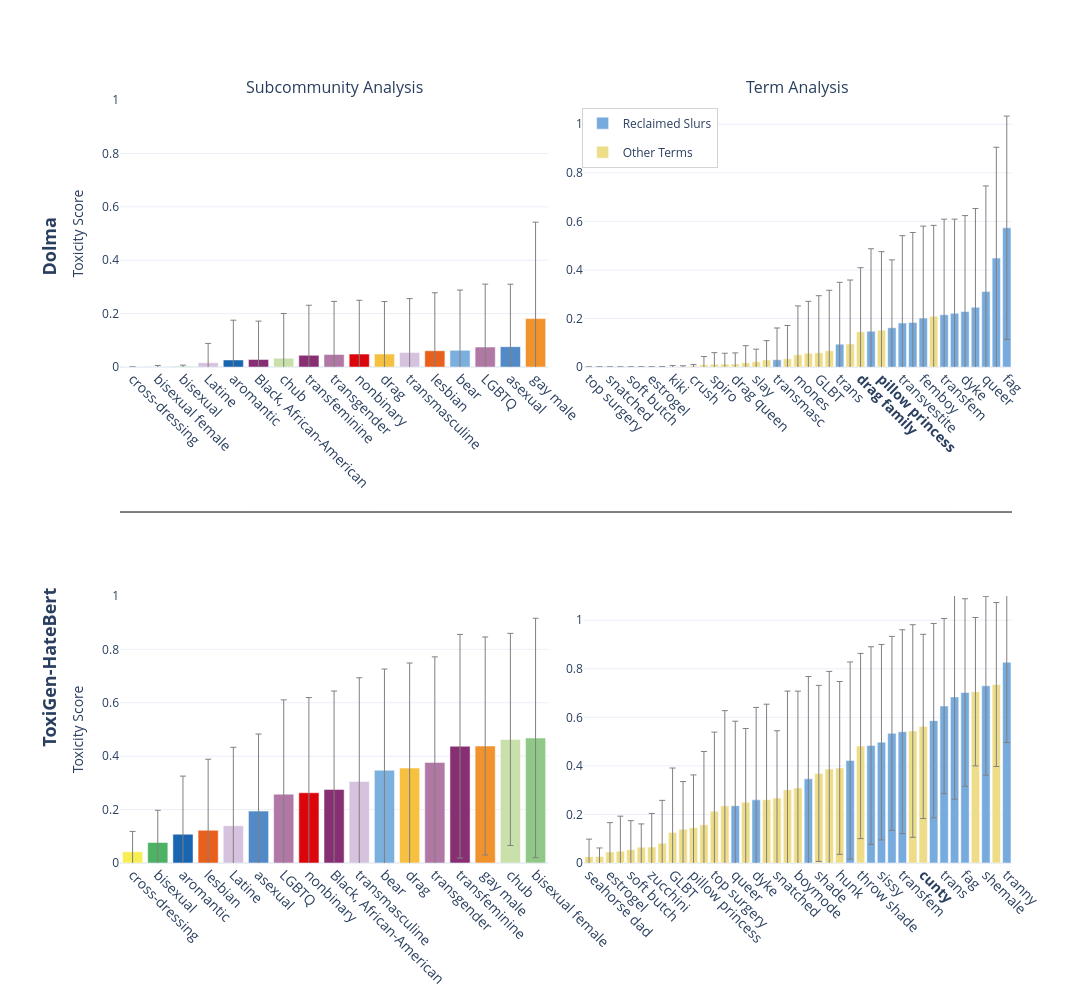

The notebook cell this image was saved under:
### Code cell
# --- Setup: Select models and create subplot ---
selected_models = ["dolma", "hatebert"]
model_display_names = {
    "dolma": "Dolma",
    "hatebert": "ToxiGen-HateBert"
}
# --- Define grouping function ---
def group_community(community_name, group_a_strings, group_b_strings):
    """
    Group communities based on string patterns.
    
    Parameters:
    - community_name: name of the community
    - group_a_strings: list of strings that identify Group A
    - group_b_strings: list of strings that identify Group B
    
    Returns: 'Group A', 'Group B', or the original community name
    """
    community_lower = community_name.lower()
    
    for pattern in group_a_strings:
        if pattern.lower() in community_lower:
            return 'Black, African-American'
    
    for pattern in group_b_strings:
        if pattern.lower() in community_lower:
            return 'Latine'
    
    return community_name  # Return original name if no match

# --- CONFIGURE YOUR GROUPS HERE ---
group_a_strings = ["black", "african"]  # Example: communities with these strings go to Group A
group_b_strings = ['latin']  # Example: communities with these strings go to Group B

# --- Aggregate scores by group/community ---
aggregated_scores = {model_name: {} for model_name in models}
for model_name, model_scores in community_scores.items():
    for community, scores in model_scores.items():

        if len(scores) < 10:
            continue

        group_or_community = group_community(community, group_a_strings, group_b_strings)
        
        if group_or_community not in aggregated_scores[model_name]:
            aggregated_scores[model_name][group_or_community] = []
        
        aggregated_scores[model_name][group_or_community].extend(scores)

fig = make_subplots(
    rows=2, cols=2,
    subplot_titles=["Subcommunity Analysis", "Term Analysis", "", ""],
    column_widths=[0.3, 0.3],
    horizontal_spacing=0.04,
    vertical_spacing=0.3,  # Increased spacing between rows
    specs=[[{}, {}], [{}, {}]]
)

# --- Define consistent color mapping for communities ---
all_communities = set()
for model_name in selected_models:
    all_communities.update(aggregated_scores[model_name].keys())

# Sort communities for consistent ordering
sorted_communities = sorted(all_communities)
community_color_map = {
    comm: PAUL_TOL["rainbow14"][i % len(PAUL_TOL["rainbow14"])]
    for i, comm in enumerate(sorted_communities)
}

BLUE = "#77AADD"
ORANGE = "#EEDD88"

# --- Plot each model ---
for model_idx, model_name in enumerate(selected_models):
    row = model_idx + 1
    
    # === LEFT COLUMN: Community Analysis ===
    model_agg = aggregated_scores[model_name]
    
    # Sort by mean score
    sorted_items = sorted(
        model_agg.keys(),
        key=lambda c: np.mean(model_agg[c])
    )
    
    for item in sorted_items:
        scores = np.array(model_agg[item])
        mean = np.mean(scores)
        std = np.std(scores)

        fig.add_trace(
            go.Bar(
                x=[item],
                y=[mean],
                name=item,
                marker_color=community_color_map[item],
                error_y=dict(
                    type='data',
                    array=[std],
                    visible=True,
                    color='grey',
                    thickness=1,
                    width=3
                ),
                legendgroup=f"community_{item}",
                showlegend=False
            ),
            row=row, col=1,
        )

        fig.update_xaxes(
            tickfont=dict(size=14),
            tickangle=45,
        )
    
    # === RIGHT COLUMN: Term Analysis ===
    model_scores = term_scores[model_name]
    
    # Sort by mean
    sorted_groups = sorted(model_scores.keys(), key=lambda g: np.mean(model_scores[g]))
    
    means = [np.mean(model_scores[g]) for g in sorted_groups]
    stds = [np.std(model_scores[g]) for g in sorted_groups]
    colors = [BLUE if g in qrl_terms else ORANGE for g in sorted_groups]
    
    fig.add_trace(
        go.Bar(
            x=sorted_groups,
            y=means,
            error_y=dict(type="data", array=stds, visible=True, color='grey', thickness=1, width=3),
            marker_color=colors,
            showlegend=False,
        ),
        row=row, col=2,
    )
    
    # === Identify top 3 orange (Terms B) terms ===
    orange_terms = [(g, np.mean(model_scores[g])) for g in sorted_groups if g not in qrl_terms]
    # Sort by mean score and get top 3
    top_3_orange = sorted(orange_terms, key=lambda x: x[1], reverse=True)[:3]
    top_3_orange_names = {term for term, _ in top_3_orange}
    
# Update x-axis tick labels to bold top 3 orange terms (even ticks only)
    ticktext = [
        f"<b>{term}</b>" if (term in top_3_orange_names and i % 2 == 0) 
        else (term if i % 2 == 0 else "")
        for i, term in enumerate(sorted_groups)
    ]
    
    fig.update_xaxes(
        ticktext=ticktext,
        tickvals=sorted_groups,
        tickangle=45,
        tickfont=dict(size=14),
        row=row,
        col=2
    )

# --- Add dummy traces for term analysis legend ---
fig.add_trace(
    go.Bar(
        x=[None], y=[None],
        marker_color=BLUE,
        name="Reclaimed Slurs",
        showlegend=True,
        legendgroup="terms_a",
    )
)

fig.add_trace(
    go.Bar(
        x=[None], y=[None],
        marker_color=ORANGE,
        name="Other Terms",
        showlegend=True,
        legendgroup="terms_b",
    )
)



# --- Update layout ---
fig.update_layout(
    template="plotly_white",
    width=1300,
    height=1000,
    margin=dict(l=120),
    legend=dict(yanchor="top", y=0.99, xanchor="right", x=0.67, bordercolor="lightgray", borderwidth=1, bgcolor="white")
)

# Update y-axes
fig.update_yaxes(range=[0, 1], row=1, col=1)
fig.update_yaxes(range=[0, 1], row=2, col=1)
fig.update_yaxes(range=[0, 1.1], row=1, col=2)
fig.update_yaxes(range=[0, 1.1], row=2, col=2)

# Add y-axis titles
fig.update_yaxes(title_text="Toxicity Score", row=1, col=1)
fig.update_yaxes(title_text="Toxicity Score", row=2, col=1)
fig.update_yaxes(title_text="", row=1, col=2)
fig.update_yaxes(title_text="", row=2, col=2)


# --- Add horizontal line separator between rows ---
fig.add_shape(
    type="line",
    xref="paper", yref="paper",
    x0=0, y0=0.46, x1=1, y1=0.46,
    line=dict(color="black", width=1, dash="solid")
)

fig.add_annotation(
    text="<b>Dolma</b>",
    xref="paper", yref="paper",
    x=-0.08, y=0.85,
    showarrow=False,
    font=dict(size=18),
    textangle=-90,
    xanchor="center"
)

fig.add_annotation(
    text="<b>ToxiGen-HateBert</b>",
    xref="paper", yref="paper",
    x=-0.08, y=0.15,
    showarrow=False,
    font=dict(size=18),
    textangle=-90,
    xanchor="center"
)





fig.show()
#fig.write_image('tox_combined.pdf', width=1300, height=1000)

### Figure 1 — Plotly figure (JSON) as saved in the notebook; plotly's stock layout.template omitted (floating-point values rounded to 4 significant figures)
{"data": [{"error_y": {"array": [8.28e-05], "color": "grey", "thickness": 1, "type": "data", "visible": true, "width": 3}, "legendgroup": "community_cross-dressing", "marker": {"color": "#F7EE55"}, "name": "cross-dressing", "showlegend": false, "type": "bar", "x": ["cross-dressing"], "xaxis": "x", "y": [5.137e-05], "yaxis": "y"}, {"error_y": {"array": [0.004584], "color": "grey", "thickness": 1, "type": "data", "visible": true, "width": 3}, "legendgroup": "community_bisexual female", "marker": {"color": "#90C987"}, "name": "bisexual female", "showlegend": false, "type": "bar", "x": ["bisexual female"], "xaxis": "x", "y": [0.001401], "yaxis": "y"}, {"error_y": {"array": [0.005244], "color": "grey", "thickness": 1, "type": "data", "visible": true, "width": 3}, "legendgroup": "community_bisexual", "marker": {"color": "#4EB265"}, "name": "bisexual", "showlegend": false, "type": "bar", "x": ["bisexual"], "xaxis": "x", "y": [0.001963], "yaxis": "y"}, {"error_y": {"array": [0.07266], "color": "grey", "thickness": 1, "type": "data", "visible": true, "width": 3}, "legendgroup": "community_Latine", "marker": {"color": "#D6C1DE"}, "name": "Latine", "showlegend": false, "type": "bar", "x": ["Latine"], "xaxis": "x", "y": [0.01596], "yaxis": "y"}, {"error_y": {"array": [0.1488], "color": "grey", "thickness": 1, "type": "data", "visible": true, "width": 3}, "legendgroup": "community_aromantic", "marker": {"color": "#1965B0"}, "name": "aromantic", "showlegend": false, "type": "bar", "x": ["aromantic"], "xaxis": "x", "y": [0.02661], "yaxis": "y"}, {"error_y": {"array": [0.1435], "color": "grey", "thickness": 1, "type": "data", "visible": true, "width": 3}, "legendgroup": "community_Black, African-American", "marker": {"color": "#882E72"}, "name": "Black, African-American", "showlegend": false, "type": "bar", "x": ["Black, African-American"], "xaxis": "x", "y": [0.02842], "yaxis": "y"}, {"error_y": {"array": [0.1673], "color": "grey", "thickness": 1, "type": "data", "visible": true, "width": 3}, "legendgroup": "community_chub", "marker": {"color": "#CAE0AB"}, "name": "chub", "showlegend": false, "type": "bar", "x": ["chub"], "xaxis": "x", "y": [0.03327], "yaxis": "y"}, {"error_y": {"array": [0.1875], "color": "grey", "thickness": 1, "type": "data", "visible": true, "width": 3}, "legendgroup": "community_transfeminine", "marker": {"color": "#882E72"}, "name": "transfeminine", "showlegend": false, "type": "bar", "x": ["transfeminine"], "xaxis": "x", "y": [0.04397], "yaxis": "y"}, {"error_y": {"array": [0.1986], "color": "grey", "thickness": 1, "type": "data", "visible": true, "width": 3}, "legendgroup": "community_transgender", "marker": {"color": "#B178A6"}, "name": "transgender", "showlegend": false, "type": "bar", "x": ["transgender"], "xaxis": "x", "y": [0.0473], "yaxis": "y"}, {"error_y": {"array": [0.2017], "color": "grey", "thickness": 1, "type": "data", "visible": true, "width": 3}, "legendgroup": "community_nonbinary", "marker": {"color": "#DC050C"}, "name": "nonbinary", "showlegend": false, "type": "bar", "x": ["nonbinary"], "xaxis": "x", "y": [0.04852], "yaxis": "y"}, {"error_y": {"array": [0.1962], "color": "grey", "thickness": 1, "type": "data", "visible": true, "width": 3}, "legendgroup": "community_drag", "marker": {"color": "#F6C141"}, "name": "drag", "showlegend": false, "type": "bar", "x": ["drag"], "xaxis": "x", "y": [0.04909], "yaxis": "y"}, {"error_y": {"array": [0.2022], "color": "grey", "thickness": 1, "type": "data", "visible": true, "width": 3}, "legendgroup": "community_transmasculine", "marker": {"color": "#D6C1DE"}, "name": "transmasculine", "showlegend": false, "type": "bar", "x": ["transmasculine"], "xaxis": "x", "y": [0.05412], "yaxis": "y"}, {"error_y": {"array": [0.217], "color": "grey", "thickness": 1, "type": "data", "visible": true, "width": 3}, "legendgroup": "community_lesbian", "marker": {"color": "#E8601C"}, "name": "lesbian", "showlegend": false, "type": "bar", "x": ["lesbian"], "xaxis": "x", "y": [0.06112], "yaxis": "y"}, {"error_y": {"array": [0.2257], "color": "grey", "thickness": 1, "type": "data", "visible": true, "width": 3}, "legendgroup": "community_bear", "marker": {"color": "#7BAFDE"}, "name": "bear", "showlegend": false, "type": "bar", "x": ["bear"], "xaxis": "x", "y": [0.06265], "yaxis": "y"}, {"error_y": {"array": [0.2357], "color": "grey", "thickness": 1, "type": "data", "visible": true, "width": 3}, "legendgroup": "community_LGBTQ", "marker": {"color": "#B178A6"}, "name": "LGBTQ", "showlegend": false, "type": "bar", "x": ["LGBTQ"], "xaxis": "x", "y": [0.07491], "yaxis": "y"}, {"error_y": {"array": [0.2339], "color": "grey", "thickness": 1, "type": "data", "visible": true, "width": 3}, "legendgroup": "community_asexual", "marker": {"color": "#5289C7"}, "name": "asexual", "showlegend": false, "type": "bar", "x": ["asexual"], "xaxis": "x", "y": [0.07635], "yaxis": "y"}, {"error_y": {"array": [0.3613], "color": "grey", "thickness": 1, "type": "data", "visible": true, "width": 3}, "legendgroup": "community_gay male", "marker": {"color": "#F1932D"}, "name": "gay male", "showlegend": false, "type": "bar", "x": ["gay male"], "xaxis": "x", "y": [0.1814], "yaxis": "y"}, {"error_y": {"array": [4.67e-05, 8.09e-05, 7.074e-05, 0.0001053, 0.0002171, 0.0003311, 0.0005761, 0.0009107, 0.004572, 0.003769, 0.005742, 0.03398, 0.04745, 0.04481, 0.0457, 0.07053, 0.05198, 0.07925, 0.1308, 0.137, 0.2012, 0.2136, 0.2351, 0.2494, 0.2547, 0.2635, 0.2641, 0.3398, 0.3236, 0.2794, 0.3599, 0.3706, 0.3787, 0.3742, 0.3935, 0.3877, 0.3951, 0.4068, 0.4351, 0.4564, 0.4599], "color": "grey", "thickness": 1, "type": "data", "visible": true, "width": 3}, "marker": {"color": ["#EEDD88", "#EEDD88", "#EEDD88", "#EEDD88", "#EEDD88", "#EEDD88", "#EEDD88", "#EEDD88", "#EEDD88", "#EEDD88", "#EEDD88", "#EEDD88", "#EEDD88", "#EEDD88", "#EEDD88", "#EEDD88", "#EEDD88", "#EEDD88", "#77AADD", "#EEDD88", "#EEDD88", "#EEDD88", "#EEDD88", "#EEDD88", "#77AADD", "#EEDD88", "#EEDD88", "#77AADD", "#EEDD88", "#77AADD", "#77AADD", "#77AADD", "#77AADD", "#EEDD88", "#77AADD", "#77AADD", "#77AADD", "#77AADD", "#77AADD", "#77AADD", "#77AADD"]}, "showlegend": false, "type": "bar", "x": ["top surgery", "girlmode", "snatched", "zucchini", "soft butch", "gym bunny", "estrogel", "seahorse dad", "kiki", "hunk", "crush", "shade", "spiro", "boymode", "drag queen", "cunty", "slay", "faux queen", "transmasc", "femby", "mones", "sugar daddy", "GLBT", "hunty", "trans", "gym rat", "drag family", "nonbinary", "pillow princess", "lesbian", "transvestite", "sissy", "femboy", "throw shade", "transfem", "shemale", "dyke", "tranny", "queer", "gay", "fag"], "xaxis": "x2", "y": [3.291e-05, 3.323e-05, 3.437e-05, 4.577e-05, 9.158e-05, 0.0001528, 0.0001699, 0.0003183, 0.001509, 0.001522, 0.004339, 0.009264, 0.01188, 0.01216, 0.01259, 0.01739, 0.02164, 0.02946, 0.03014, 0.03428, 0.05056, 0.05721, 0.05881, 0.06687, 0.09424, 0.09497, 0.1452, 0.1474, 0.1517, 0.162, 0.1813, 0.1837, 0.2018, 0.2095, 0.2155, 0.2215, 0.2287, 0.2461, 0.3108, 0.4489, 0.5739], "yaxis": "y2"}, {"error_y": {"array": [0.07601], "color": "grey", "thickness": 1, "type": "data", "visible": true, "width": 3}, "legendgroup": "community_cross-dressing", "marker": {"color": "#F7EE55"}, "name": "cross-dressing", "showlegend": false, "type": "bar", "x": ["cross-dressing"], "xaxis": "x3", "y": [0.04224], "yaxis": "y3"}, {"error_y": {"array": [0.1205], "color": "grey", "thickness": 1, "type": "data", "visible": true, "width": 3}, "legendgroup": "community_bisexual", "marker": {"color": "#4EB265"}, "name": "bisexual", "showlegend": false, "type": "bar", "x": ["bisexual"], "xaxis": "x3", "y": [0.07691], "yaxis": "y3"}, {"error_y": {"array": [0.2177], "color": "grey", "thickness": 1, "type": "data", "visible": true, "width": 3}, "legendgroup": "community_aromantic", "marker": {"color": "#1965B0"}, "name": "aromantic", "showlegend": false, "type": "bar", "x": ["aromantic"], "xaxis": "x3", "y": [0.1077], "yaxis": "y3"}, {"error_y": {"array": [0.266], "color": "grey", "thickness": 1, "type": "data", "visible": true, "width": 3}, "legendgroup": "community_lesbian", "marker": {"color": "#E8601C"}, "name": "lesbian", "showlegend": false, "type": "bar", "x": ["lesbian"], "xaxis": "x3", "y": [0.1227], "yaxis": "y3"}, {"error_y": {"array": [0.2936], "color": "grey", "thickness": 1, "type": "data", "visible": true, "width": 3}, "legendgroup": "community_Latine", "marker": {"color": "#D6C1DE"}, "name": "Latine", "showlegend": false, "type": "bar", "x": ["Latine"], "xaxis": "x3", "y": [0.1397], "yaxis": "y3"}, {"error_y": {"array": [0.2887], "color": "grey", "thickness": 1, "type": "data", "visible": true, "width": 3}, "legendgroup": "community_asexual", "marker": {"color": "#5289C7"}, "name": "asexual", "showlegend": false, "type": "bar", "x": ["asexual"], "xaxis": "x3", "y": [0.1943], "yaxis": "y3"}, {"error_y": {"array": [0.3529], "color": "grey", "thickness": 1, "type": "data", "visible": true, "width": 3}, "legendgroup": "community_LGBTQ", "marker": {"color": "#B178A6"}, "name": "LGBTQ", "showlegend": false, "type": "bar", "x": ["LGBTQ"], "xaxis": "x3", "y": [0.2579], "yaxis": "y3"}, {"error_y": {"array": [0.3565], "color": "grey", "thickness": 1, "type": "data", "visible": true, "width": 3}, "legendgroup": "community_nonbinary", "marker": {"color": "#DC050C"}, "name": "nonbinary", "showlegend": false, "type": "bar", "x": ["nonbinary"], "xaxis": "x3", "y": [0.2631], "yaxis": "y3"}, {"error_y": {"array": [0.3685], "color": "grey", "thickness": 1, "type": "data", "visible": true, "width": 3}, "legendgroup": "community_Black, African-American", "marker": {"color": "#882E72"}, "name": "Black, African-American", "showlegend": false, "type": "bar", "x": ["Black, African-American"], "xaxis": "x3", "y": [0.2755], "yaxis": "y3"}, {"error_y": {"array": [0.3888], "color": "grey", "thickness": 1, "type": "data", "visible": true, "width": 3}, "legendgroup": "community_transmasculine", "marker": {"color": "#D6C1DE"}, "name": "transmasculine", "showlegend": false, "type": "bar", "x": ["transmasculine"], "xaxis": "x3", "y": [0.3048], "yaxis": "y3"}, {"error_y": {"array": [0.3789], "color": "grey", "thickness": 1, "type": "data", "visible": true, "width": 3}, "legendgroup": "community_bear", "marker": {"color": "#7BAFDE"}, "name": "bear", "showlegend": false, "type": "bar", "x": ["bear"], "xaxis": "x3", "y": [0.3474], "yaxis": "y3"}, {"error_y": {"array": [0.3931], "color": "grey", "thickness": 1, "type": "data", "visible": true, "width": 3}, "legendgroup": "community_drag", "marker": {"color": "#F6C141"}, "name": "drag", "showlegend": false, "type": "bar", "x": ["drag"], "xaxis": "x3", "y": [0.3558], "yaxis": "y3"}, {"error_y": {"array": [0.3952], "color": "grey", "thickness": 1, "type": "data", "visible": true, "width": 3}, "legendgroup": "community_transgender", "marker": {"color": "#B178A6"}, "name": "transgender", "showlegend": false, "type": "bar", "x": ["transgender"], "xaxis": "x3", "y": [0.3767], "yaxis": "y3"}, {"error_y": {"array": [0.4189], "color": "grey", "thickness": 1, "type": "data", "visible": true, "width": 3}, "legendgroup": "community_transfeminine", "marker": {"color": "#882E72"}, "name": "transfeminine", "showlegend": false, "type": "bar", "x": ["transfeminine"], "xaxis": "x3", "y": [0.4372], "yaxis": "y3"}, {"error_y": {"array": [0.4081], "color": "grey", "thickness": 1, "type": "data", "visible": true, "width": 3}, "legendgroup": "community_gay male", "marker": {"color": "#F1932D"}, "name": "gay male", "showlegend": false, "type": "bar", "x": ["gay male"], "xaxis": "x3", "y": [0.4382], "yaxis": "y3"}, {"error_y": {"array": [0.3971], "color": "grey", "thickness": 1, "type": "data", "visible": true, "width": 3}, "legendgroup": "community_chub", "marker": {"color": "#CAE0AB"}, "name": "chub", "showlegend": false, "type": "bar", "x": ["chub"], "xaxis": "x3", "y": [0.4627], "yaxis": "y3"}, {"error_y": {"array": [0.4483], "color": "grey", "thickness": 1, "type": "data", "visible": true, "width": 3}, "legendgroup": "community_bisexual female", "marker": {"color": "#90C987"}, "name": "bisexual female", "showlegend": false, "type": "bar", "x": ["bisexual female"], "xaxis": "x3", "y": [0.4682], "yaxis": "y3"}, {"error_y": {"array": [0.07237, 0.035, 0.1207, 0.1446, 0.1193, 0.09579, 0.1385, 0.1769, 0.2653, 0.1959, 0.2173, 0.3023, 0.3263, 0.392, 0.3483, 0.3043, 0.3808, 0.3935, 0.2774, 0.4059, 0.3989, 0.4215, 0.3625, 0.4024, 0.3559, 0.406, 0.3815, 0.4069, 0.4026, 0.3992, 0.4199, 0.4378, 0.3794, 0.4004, 0.3608, 0.4211, 0.3861, 0.3056, 0.3684, 0.3377, 0.3309], "color": "grey", "thickness": 1, "type": "data", "visible": true, "width": 3}, "marker": {"color": ["#EEDD88", "#EEDD88", "#EEDD88", "#EEDD88", "#EEDD88", "#EEDD88", "#EEDD88", "#EEDD88", "#EEDD88", "#EEDD88", "#EEDD88", "#EEDD88", "#EEDD88", "#EEDD88", "#77AADD", "#EEDD88", "#77AADD", "#EEDD88", "#EEDD88", "#EEDD88", "#EEDD88", "#77AADD", "#EEDD88", "#EEDD88", "#EEDD88", "#77AADD", "#EEDD88", "#77AADD", "#77AADD", "#77AADD", "#77AADD", "#EEDD88", "#EEDD88", "#77AADD", "#77AADD", "#77AADD", "#77AADD", "#EEDD88", "#77AADD", "#EEDD88", "#77AADD"]}, "showlegend": false, "type": "bar", "x": ["seahorse dad", "drag family", "estrogel", "faux queen", "soft butch", "crush", "zucchini", "spiro", "GLBT", "drag queen", "pillow princess", "girlmode", "top surgery", "kiki", "queer", "mones", "dyke", "femby", "snatched", "gym bunny", "boymode", "lesbian", "shade", "gym rat", "hunk", "transmasc", "throw shade", "gay", "sissy", "femboy", "transfem", "hunty", "cunty", "transvestite", "trans", "nonbinary", "fag", "slay", "shemale", "sugar daddy", "tranny"], "xaxis": "x4", "y": [0.02597, 0.02694, 0.04549, 0.04834, 0.05509, 0.0652, 0.06561, 0.08119, 0.1259, 0.1395, 0.1455, 0.1572, 0.2128, 0.2355, 0.2357, 0.2499, 0.2601, 0.2606, 0.2673, 0.3022, 0.3089, 0.3466, 0.3691, 0.3869, 0.3916, 0.4221, 0.4818, 0.4838, 0.4976, 0.5342, 0.5407, 0.5437, 0.5625, 0.5864, 0.6465, 0.6841, 0.7024, 0.7056, 0.7301, 0.7352, 0.8272], "yaxis": "y4"}, {"legendgroup": "terms_a", "marker": {"color": "#77AADD"}, "name": "Reclaimed Slurs", "showlegend": true, "type": "bar", "x": [null], "y": [null]}, {"legendgroup": "terms_b", "marker": {"color": "#EEDD88"}, "name": "Other Terms", "showlegend": true, "type": "bar", "x": [null], "y": [null]}], "layout": {"annotations": [{"font": {"size": 16}, "showarrow": false, "text": "Subcommunity Analysis", "x": 0.24, "xanchor": "center", "xref": "paper", "y": 1.0, "yanchor": "bottom", "yref": "paper"}, {"font": {"size": 16}, "showarrow": false, "text": "Term Analysis", "x": 0.76, "xanchor": "center", "xref": "paper", "y": 1.0, "yanchor": "bottom", "yref": "paper"}, {"font": {"size": 18}, "showarrow": false, "text": "<b>Dolma</b>", "textangle": -90, "x": -0.08, "xanchor": "center", "xref": "paper", "y": 0.85, "yref": "paper"}, {"font": {"size": 18}, "showarrow": false, "text": "<b>ToxiGen-HateBert</b>", "textangle": -90, "x": -0.08, "xanchor": "center", "xref": "paper", "y": 0.15, "yref": "paper"}], "height": 1000, "legend": {"bgcolor": "white", "bordercolor": "lightgray", "borderwidth": 1, "x": 0.67, "xanchor": "right", "y": 0.99, "yanchor": "top"}, "margin": {"l": 120}, "shapes": [{"line": {"color": "black", "dash": "solid", "width": 1}, "type": "line", "x0": 0, "x1": 1, "xref": "paper", "y0": 0.46, "y1": 0.46, "yref": "paper"}], "width": 1300, "xaxis": {"anchor": "y", "domain": [0, 0.48], "tickangle": 45, "tickfont": {"size": 14}}, "xaxis2": {"anchor": "y2", "domain": [0.52, 1], "tickangle": 45, "tickfont": {"size": 14}, "ticktext": ["top surgery", "", "snatched", "", "soft butch", "", "estrogel", "", "kiki", "", "crush", "", "spiro", "", "drag queen", "", "slay", "", "transmasc", "", "mones", "", "GLBT", "", "trans", "", "<b>drag family</b>", "", "<b>pillow princess</b>", "", "transvestite", "", "femboy", "", "transfem", "", "dyke", "", "queer", "", "fag"], "tickvals": ["top surgery", "girlmode", "snatched", "zucchini", "soft butch", "gym bunny", "estrogel", "seahorse dad", "kiki", "hunk", "crush", "shade", "spiro", "boymode", "drag queen", "cunty", "slay", "faux queen", "transmasc", "femby", "mones", "sugar daddy", "GLBT", "hunty", "trans", "gym rat", "drag family", "nonbinary", "pillow princess", "lesbian", "transvestite", "sissy", "femboy", "throw shade", "transfem", "shemale", "dyke", "tranny", "queer", "gay", "fag"]}, "xaxis3": {"anchor": "y3", "domain": [0, 0.48], "tickangle": 45, "tickfont": {"size": 14}}, "xaxis4": {"anchor": "y4", "domain": [0.52, 1], "tickangle": 45, "tickfont": {"size": 14}, "ticktext": ["seahorse dad", "", "estrogel", "", "soft butch", "", "zucchini", "", "GLBT", "", "pillow princess", "", "top surgery", "", "queer", "", "dyke", "", "snatched", "", "boymode", "", "shade", "", "hunk", "", "throw shade", "", "sissy", "", "transfem", "", "<b>cunty</b>", "", "trans", "", "fag", "", "shemale", "", "tranny"], "tickvals": ["seahorse dad", "drag family", "estrogel", "faux queen", "soft butch", "crush", "zucchini", "spiro", "GLBT", "drag queen", "pillow princess", "girlmode", "top surgery", "kiki", "queer", "mones", "dyke", "femby", "snatched", "gym bunny", "boymode", "lesbian", "shade", "gym rat", "hunk", "transmasc", "throw shade", "gay", "sissy", "femboy", "transfem", "hunty", "cunty", "transvestite", "trans", "nonbinary", "fag", "slay", "shemale", "sugar daddy", "tranny"]}, "yaxis": {"anchor": "x", "domain": [0.65, 1.0], "range": [0, 1], "title": {"text": "Toxicity Score"}}, "yaxis2": {"anchor": "x2", "domain": [0.65, 1.0], "range": [0, 1.1], "title": {"text": ""}}, "yaxis3": {"anchor": "x3", "domain": [0, 0.35], "range": [0, 1], "title": {"text": "Toxicity Score"}}, "yaxis4": {"anchor": "x4", "domain": [0, 0.35], "range": [0, 1.1], "title": {"text": ""}}}}
